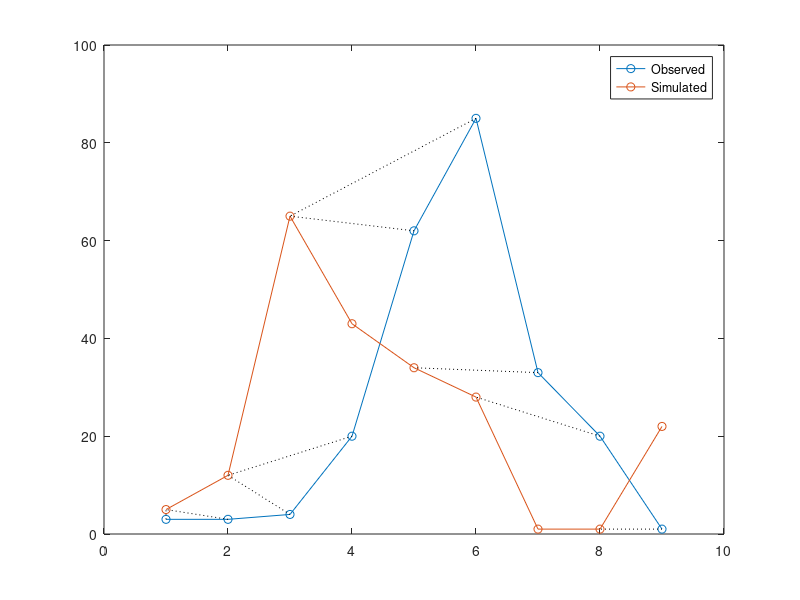

Here is the MATLAB script that generated this plot:



qo = [3 3 4 20 62 85 33 20 5];
qs = [5 12 65 43 34 28 13 12 22];

qo = [3 3 4 20 62 85 33 20 1];
qs = [5 12 65 43 34 28 1 1 22];

w1 = 1;
w2 = 3;
b = 0.01;
js=1;
n = numel(qo);
largeNum = 1000000;
C = largeNum * ones(numel(qs),numel(qo),2);
% A1 = zeros(numel(qs),numel(qo));

%define penalty function
ef = @(qs,qo,j,k) ((qs(j) - qo(k))^2) + (b^2) * ((j - k)^2);


for j = 1:(1+w1)
    k = 1;
    e = ((qs(j) - qo(k))^2) + (b^2) * ((j - k)^2);
    C(j,1,1) = e;
    A1(j,k) = e;
end

for k = 2:n
    for j = (k-w2):(k+w1)
        if (j<1) || (j>n)
            disp('outside hydrograph cycle')
            continue
        end
        e = ef(qs,qo,j,k);
        %calc. repeated ray (connected to same qs(j) as previous observed
        %point)
        %I think to add more than one repeat, would need to increase the
        %third dimension such that 1 = no repeat, 2 = one repeat, 3 = two
        %repeats, etc.
        
        
        C(j,k,2) = e + C(j,k-1,1);
        
        %this MORE SKIPS edit is correct, but causing a conflict for some
        %reason. May need to hard code forward time rule????????
        
%         A1(j,k) = e;
        j0 = (j-(1:(js+1)));
        j0 = j0(j0>0); %temporary j ind
        m0 = squeeze(C(j0,(k-1),:));    
        m = min(m0(:));
        clear vars j0 m0
        
        if size(m,1) ~= 0
            C(j,k,1) = e + m; 
        end
    end
end

figure(1)
clf
[~,rayInds] = min(min(C,[],3),[],1);
% C = C .* double(C<largeNum);
Fsim = min(min(squeeze(C(:,n,:))));
rays = [qo;qs(rayInds)];

plot(qo,'o-','DisplayName','Observed')

hold on
plot(qs,'o-','DisplayName','Simulated')
plot([1:n;rayInds],rays,':','DisplayName','Rays','HandleVisibility','off',...
    'Color','black')
legend('location','best')

